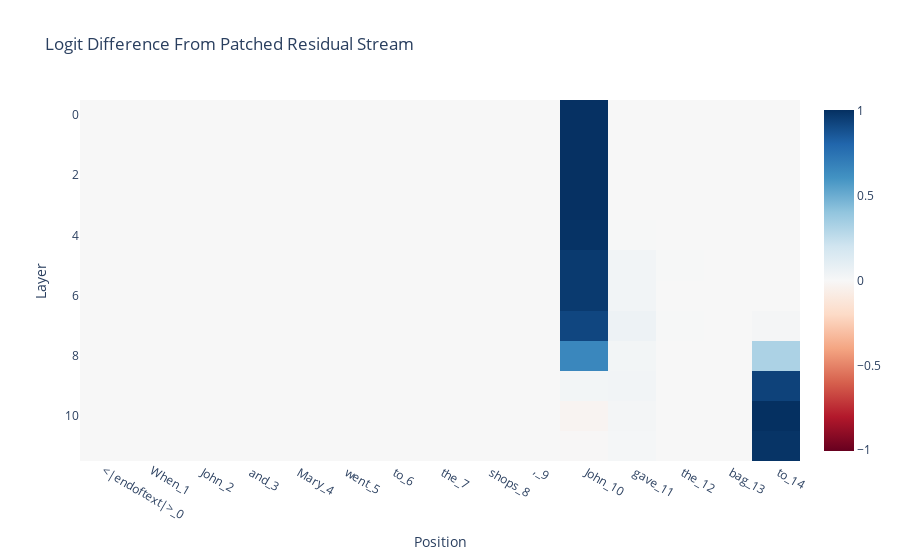

The cell this chart's notebook holds for it:
### Markdown cell above
We can immediately see that, exactly as predicted, originally all relevant computation happens on the second subject token, and at layers 7 and 8, the information is moved to the final token. Moving the residual stream at the correct position near *exactly* recovers performance!

For reference, tokens and their index from the first prompt are on the x-axis. In an abuse of notation, note that the difference here is averaged over *all* 8 prompts, while the labels only come from the *first* prompt. 

To be easier to interpret, we normalise the logit difference, by subtracting the corrupted logit difference, and dividing by the total improvement from clean to corrupted to normalise
0 means zero change, negative means actively made worse, 1 means totally recovered clean performance, >1 means actively *improved* on clean performance

### Code cell
prompt_position_labels = [
    f"{tok}_{i}" for i, tok in enumerate(model.to_str_tokens(tokens[0]))
]
imshow(
    patched_residual_stream_diff,
    x=prompt_position_labels,
    title="Logit Difference From Patched Residual Stream",
    labels={"x": "Position", "y": "Layer"},
)

### Figure 1 — Plotly figure (JSON) as saved in the notebook; plotly's stock layout.template omitted (floating-point values rounded to 4 significant figures; data arrays with more than 128 entries replaced by an {"elided": "..."} marker saying what was removed)
{"data": [{"coloraxis": "coloraxis", "hovertemplate": "Position: %{x}<br>Layer: %{y}<br>color: %{z}<extra></extra>", "name": "0", "type": "heatmap", "x": ["<|endoftext|>_0", "When_1", " John_2", " and_3", " Mary_4", " went_5", " to_6", " the_7", " shops_8", ",_9", " John_10", " gave_11", " the_12", " bag_13", " to_14"], "xaxis": "x", "yaxis": "y", "z": {"elided": "12x15 float values"}}], "layout": {"coloraxis": {"cmid": 0, "colorscale": [[0, "rgb(103,0,31)"], [0.1, "rgb(178,24,43)"], [0.2, "rgb(214,96,77)"], [0.3, "rgb(244,165,130)"], [0.4, "rgb(253,219,199)"], [0.5, "rgb(247,247,247)"], [0.6, "rgb(209,229,240)"], [0.7, "rgb(146,197,222)"], [0.8, "rgb(67,147,195)"], [0.9, "rgb(33,102,172)"], [1, "rgb(5,48,97)"]]}, "title": {"text": "Logit Difference From Patched Residual Stream"}, "xaxis": {"anchor": "y", "constrain": "domain", "domain": [0, 1], "scaleanchor": "y", "title": {"text": "Position"}}, "yaxis": {"anchor": "x", "autorange": "reversed", "constrain": "domain", "domain": [0, 1], "title": {"text": "Layer"}}}}
